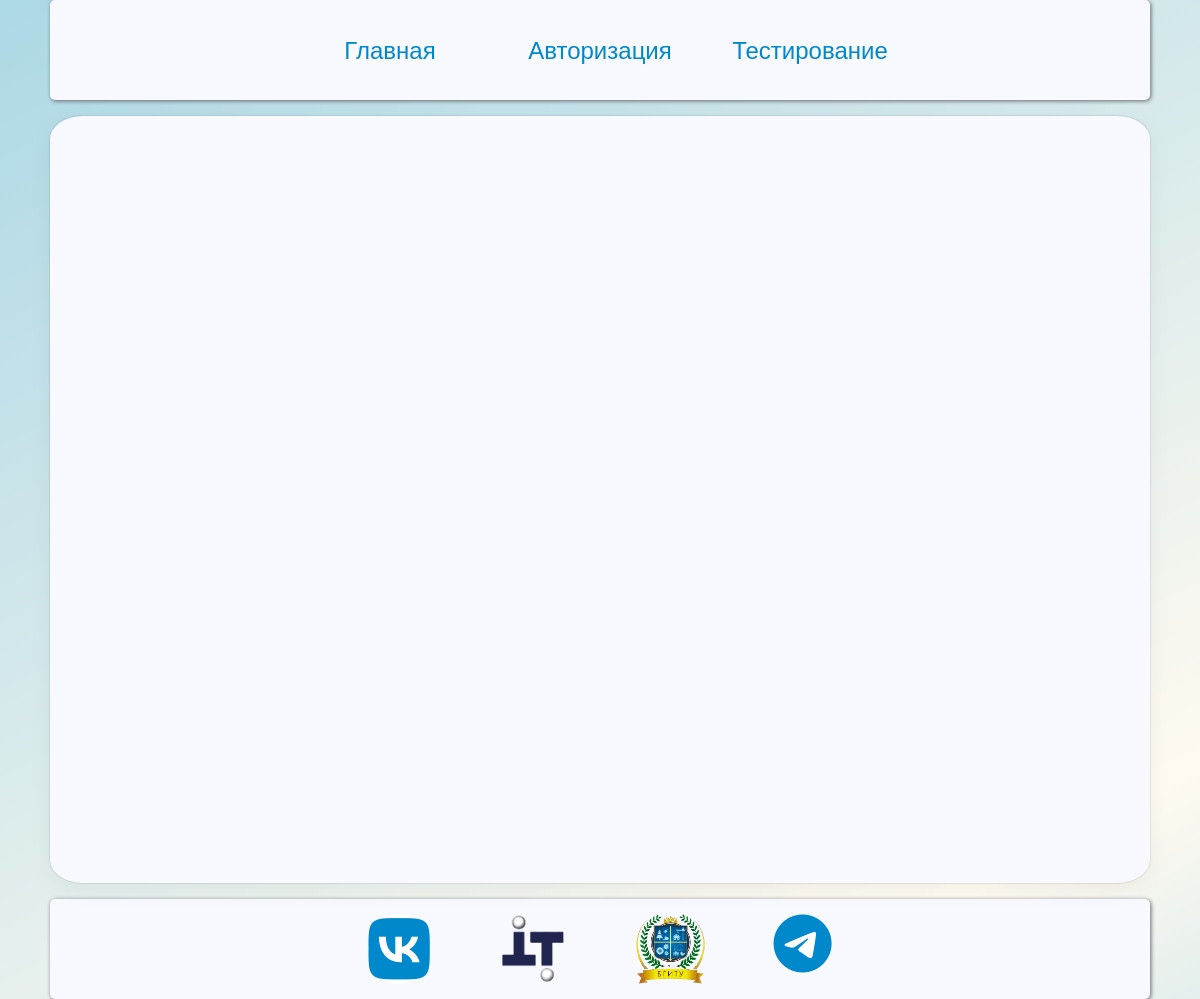
The page /admin/test_result (signed in) on the database as committed earlier.
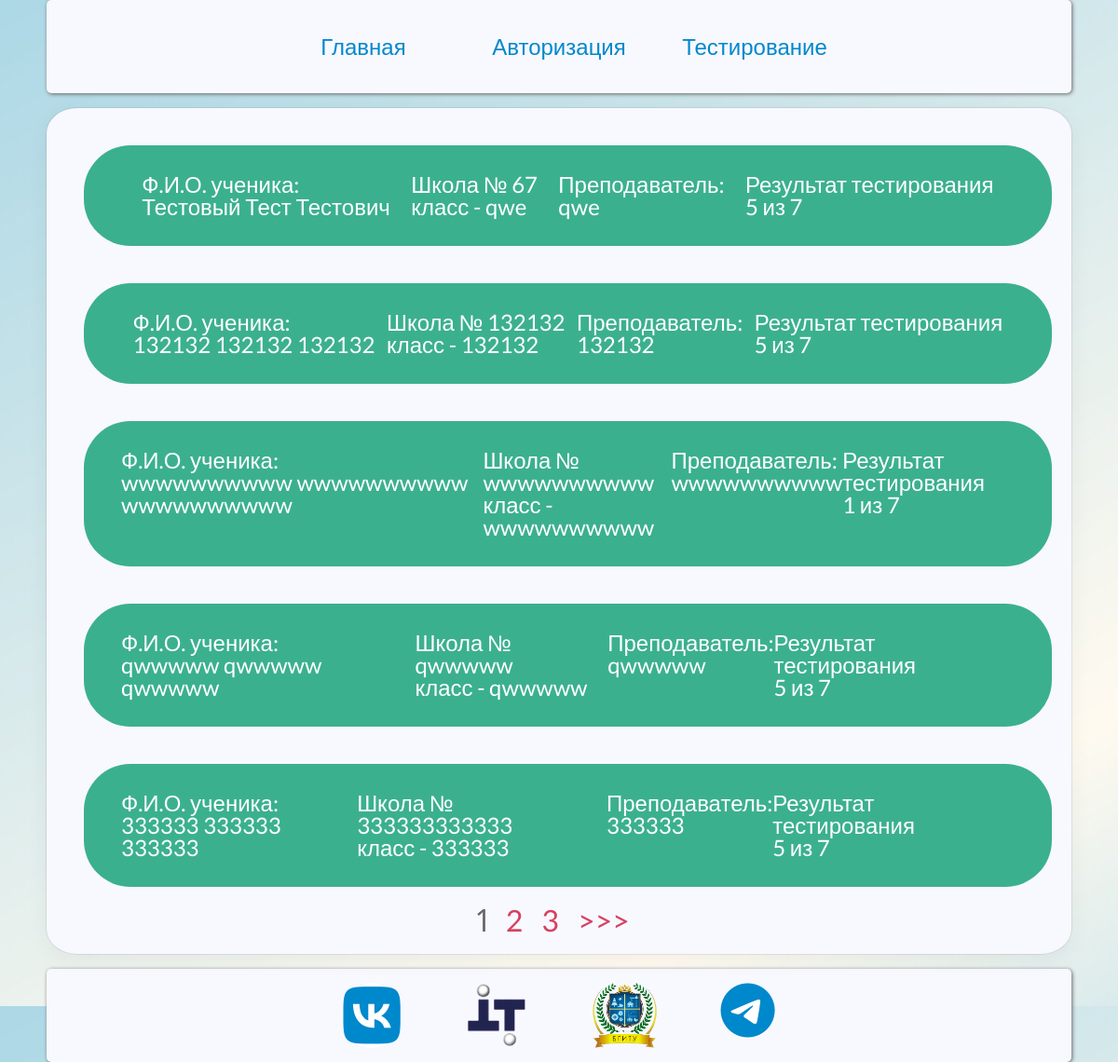
The same page on the database as committed later.
### app/models.py (models this page shows, shortened)
class Test_result(db.Model):
    __tablename__ = 'test_result'
    id = db.Column(db.Integer, primary_key=True)
    test = db.Column(db.Integer, db.ForeignKey('test.id'), nullable=True)
    user = db.Column(db.Integer, db.ForeignKey('user.id'), nullable=True)
    grade = db.Column(db.Integer)
    date_time = db.Column(db.DateTime)

class User(UserMixin, db.Model):
    __tablename__ = 'user'
    id = db.Column(db.Integer, primary_key=True)
    surname = db.Column(db.String(50), nullable=False)
    name = db.Column(db.String(50), nullable=False)
    patronomyc = db.Column(db.String(50), nullable=True)
    school = db.Column(db.String(120), nullable=False)
    s_class = db.Column(db.String(10), nullable=False)
    s_teacher = db.Column(db.String(60), nullable=False)
    login = db.Column(db.String(40), nullable=False)
    password = db.Column(db.String(128), nullable=False)
    usertype = db.Column(db.String(20),nullable= False)

### app/routes.py (the view)
@app.route('/admin/test_result')
def test_result():
    user = User.query.filter_by(id=current_user.id).first()
    page = request.args.get('page', 1, type=int)
    pagination = db.session.query(Test_result.user, Test_result.grade, Test_result.date_time, User.name, User.surname,
                                  User.patronomyc, User.school, User.s_class, User.s_teacher).filter(
        Test_result.user == User.id).filter(Test_result.test == Test.id).order_by(Test_result.user.desc()).paginate(
        page=page, per_page=5)
    if user.usertype == "Администратор":
        return render_template('test_result.html',pagination=pagination,title="Просмотр результатов")
    elif user.usertype == "Пользователь":
        return redirect(url_for('test_9c'))

### app/routes.py (called while the page is built)
@Login_Manager.user_loader
def load_user(user_id):
    return User.query.get(int(user_id))

### app/templates/test_result.html (shortened to what this page needs)
{% extends "base.html" %}
{% block content %}
    <div class="result_wrapper">
        {% for i in pagination.items %}
            <div class="res-item">
                <p>Ф.И.О. ученика: <br>{{ i.surname }} {{ i.name }} {{ i.patronomyc }}</p>
                <p>Школа № {{ i.school }} <br> класс - {{ i.s_class }}</p>
                <p>Преподаватель: <br>{{ i.s_teacher }}</p>
                <p>Результат тестирования <br> {{ i.grade }} из 7
                </p>
            </div>
        {% endfor %}
        <div class="pagination">
            {% for number in pagination.iter_pages() %}
                {% if pagination.page != number %}
                    <span>
                    <a class='page-number'
                       href="{{ url_for('.test_result', page=number) }}">
                    {{ number }}
                    </a>
            </span>
                {% else %}
                    <span class='current-page-number'>{{ number }}</span>
                {% endif %}
            {% endfor %}
            {% if pagination.has_next %}
                <span>
            <a class='page-number'
               href="{{ url_for('.test_result', page=pagination.next_num) }}">
                {{ '>>>' }}
            </a>
        </span>
            {% endif %}
        </div>
    </div>
{% endblock %}

### app/templates/base.html (shortened to what this page needs)
<!DOCTYPE html>
<html lang="ru">
<head>
    <link rel="stylesheet" href="https://kit.fontawesome.com/de369a1960.css">
    <link href="https://cdn.jsdelivr.net/npm/bootstrap@5.3.0-alpha1/dist/css/bootstrap.min.css" rel="stylesheet"
>
    <link type="text/css" href="{{ url_for('static', filename='css/styles.css') }}" rel="stylesheet"/>
</head>
<body>
<div class="container">
    <nav class="menu">
        <a href="{{ url_for('index') }}" class="menu-item">Главная</a>
        <a href="{{ url_for('login') }}" class="menu-item">Авторизация</a>
        <a href="{{ url_for('test_9c') }}" class="menu-item">Тестирование</a>
    </nav>
    {% block content %}
    {% endblock %}
    <footer>
        <div class="footer__links">
            <a href="https://vk.com/it_bgitu"><i class="fa-brands fa-vk"
                                                 style="font-size: 70px; color: #0088cc; background-color: white;  border-radius: 100%;"></i></a>
            <a href="http://it.bgitu.ru/"><img src="../static/images/logo_IT.png" style="height: 70px;"></a>
            <a href="http://www.bgitu.ru/"><img src="../static/images/logo.png" style="height: 70px;"></a>
            <a href="https://t.me/s/bgituofficial"><i class="fa-brands fa-telegram"
                                                      style="font-size: 60px; color: #0088cc; background-color: white; border-radius: 100%;"></i></a>
        </div>
    </footer>
</div>
</body>
</html>

### app/static/css/styles.css (style rules this page uses)
*, *:before, *:after { box-sizing: border-box; margin: 0px; padding: 0px; }
p, a, li { font-family: 'Lato', sans-serif; }
body { background-image: url(../images/bg_main.jpg); background-attachment: fixed; }
nav { min-height: 100px; display: flex; align-items: center; justify-content: center; flex-wrap: wrap; flex-direction: row; background-color: #F8F8FF; box-shadow: 1px 1px 4px #666; border-radius: 5px; }
footer { min-height: 100px; display: flex; align-items: center; justify-content: center; flex-wrap: wrap; flex-direction: row; background-color: #F8F8FF; box-shadow: 1px 1px 4px #666; border-radius: 5px; margin-top: 1em; }
.footer__links { width: 600px; display: flex; justify-content: space-evenly; }
.menu-item { text-align: center; display: block; width: 210px; text-decoration: none; color: #0088cc; font-size: 24px; line-height: 60px; }
.container { padding: 0px; max-width: 1100px; margin: 0px auto; height: auto; }
html, body, div, span, h1, p, ul, li { margin: 0; padding: 0; border: 0; vertical-align: baseline; }
html, body, .wrap { height: 100%; line-height: 1; }
.pagination { width: 100%; margin: 0 auto; display: flex; justify-content: center; }
.pagination span { font-size: 2em; margin-right: 10px; }
.page-number { color: #d64161; padding: 5px; text-decoration: none; }
.current-page-number { color: #666 }
.result_wrapper { max-width: 100%; position: relative; margin: 1em auto 0 auto; min-height: 767px; display: flex; flex-direction: column; justify-content: center; justify-items: center; background-color: #F8F8FF; border-radius: 3%; padding: 20px; box-shadow: rgba(0, 0, 0, 0.05) 0px 6px 24px 0px, rgba(0, 0, 0, 0.08) 0px 0px 0px 1px; }
.res-item { width: 98%; background-color: #3BB08F; border-radius: 50px; padding: 30px 40px; margin: 20px 20px; font-size: 24px; color: white; display: flex; justify-content: space-evenly; }

Rows that differ between the two databases and show on the page:
added Test_result: surname "Тестовый", name "Тест", patronomyc "Тестович", school "67", s_class "qwe", s_teacher "qwe", grade "5"
added Test_result: surname "132132", name "132132", patronomyc "132132", school "132132", s_class "132132", s_teacher "132132", grade "5"
added Test_result: surname "wwwwwwwwww", name "wwwwwwwwww", patronomyc "wwwwwwwwww", school "wwwwwwwwww", s_class "wwwwwwwwww", s_teacher "wwwwwwwwww", grade "1"
added Test_result: surname "qwwwww", name "qwwwww", patronomyc "qwwwww", school "qwwwww", s_class "qwwwww", s_teacher "qwwwww", grade "5"
added Test_result: surname "333333", name "333333", patronomyc "333333", school "333333333333", s_class "333333", s_teacher "333333", grade "5"
Other text that changed with them:
{{ '>>>' }}: (not shown) → ">>>"
new list line: "1"
new list line: "2"
new list line: "3"
